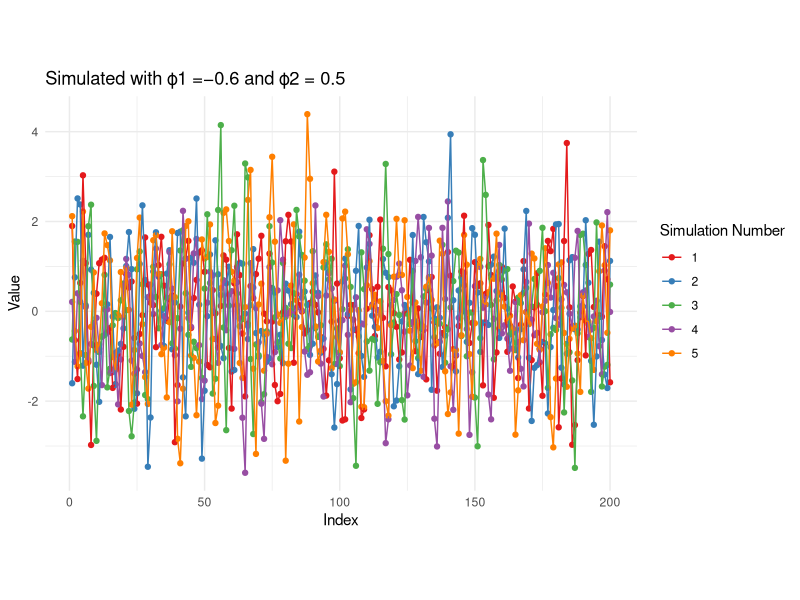
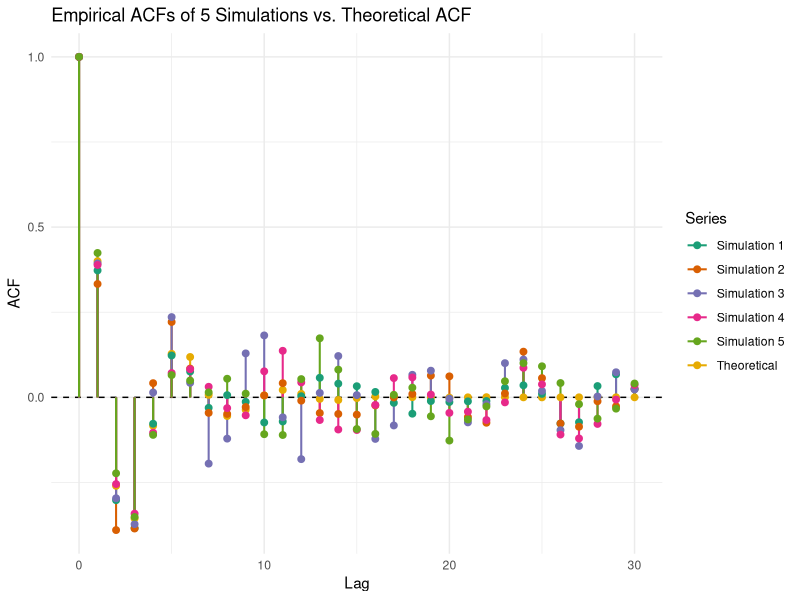

Generate these figures, in order, with R:
# Libraries to be used in this assignment
# install.packages("forecast")
# install.packages("ggplot2")
# install.packages("ggpubr")
# install.packages("tidyr")
library(ggplot2)
library(forecast)
library(tidyr)
library(ggpubr)

setwd("Assignment3")
print(getwd())

# ----------------------------- Exercise 1 -----------------------------------
## Exercise 1.1 ##

# Set phi values
phi1 <- 0.6
phi2 <- - 0.5

# Define the AR coefficients vector in the order of AR(1), AR(2), ...
ar_coefs <- c(phi1, phi2)

sim_number <- rep(1:5, each = 200)

set.seed(42)

for(i in 1:5){
  
  if(i == 1){
  
  simulated_data <- arima.sim(n=200, model=list(ar=ar_coefs), sd=1)
  
  final_simulated_data <- simulated_data
  
  
  } else{
  
  simulated_data <- arima.sim(n=200, model=list(ar=ar_coefs), sd=1)
  
  final_simulated_data <- c(final_simulated_data,simulated_data)
  
  }
  
}

final_simulated_data <- data.frame(cbind(index = rep(1:200,times=5),value = final_simulated_data, sim_number = sim_number))

final_simulated_data$sim_number <- factor(final_simulated_data$sim_number)

ggplot(final_simulated_data, aes(x = index, y = value, color = sim_number, group = sim_number)) + 
  geom_point() +
  geom_line() +
  scale_color_brewer(palette = "Set1") + # Use a professional color palette
  theme_minimal() + # Use a clean theme
  theme(aspect.ratio = 2/3) + # Make the graph more horizontal
  labs(title = "Simulated with ϕ1 =−0.6 and ϕ2 = 0.5", 
     x = "Index", 
     y = "Value", 
     color = "Simulation Number")

## Exercise 1.2 ##

# Step 1: Theoretical ACF (same as before)
calculate_acf <- function(phi1, phi2, k, acf_values) {
  if (k == 0) {
    return(1)
  } else if (k == 1) {
    return(phi1 / (1 - phi2))
  } else {
    return(phi1 * acf_values[k] + phi2 * acf_values[k - 1])
  }
}

n_lags <- 30
acf_values <- numeric(n_lags + 1)

for (k in 0:n_lags) {
  acf_values[k + 1] <- calculate_acf(phi1, phi2, k, acf_values)
}

# Create a data frame for theoretical ACF
acf_df <- data.frame(
  lag = 0:n_lags,
  acf_value = acf_values,
  type = "Theoretical"
)

# Step 2: Empirical ACF for each simulation
for (i in 1:5) {
  sim_data <- subset(final_simulated_data, sim_number == i)
  acf_sim <- Acf(sim_data$value, lag.max = n_lags, plot = FALSE)
  
  temp_df <- data.frame(
    lag = 0:n_lags,
    acf_value = acf_sim$acf,
    type = paste("Simulation", i)
  )
  
  acf_df <- rbind(acf_df, temp_df)
}

# Step 3: Plot all ACFs (no lines, just vertical segments + points)
ggplot(acf_df, aes(x = lag, y = acf_value, color = type)) +
  geom_hline(yintercept = 0, linetype = "dashed") +
  geom_segment(aes(xend = lag, yend = 0), size = 0.7) +
  geom_point(size = 2) +
  labs(x = "Lag", y = "ACF", color = "Series") +
  theme_minimal() +
  ggtitle("Empirical ACFs of 5 Simulations vs. Theoretical ACF") +
  scale_color_brewer(palette = "Dark2")



## Exercise 1.3 ##

# Run the precious exercises with the new AR coefficients



# ----------------------------- Exercise 2 -----------------------------------




# ----------------------------- Exercise 3 -----------------------------------
